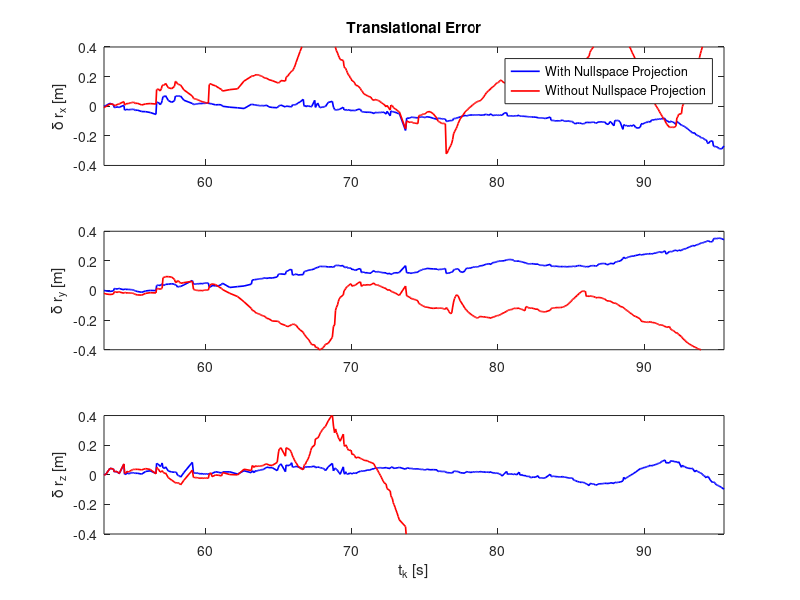
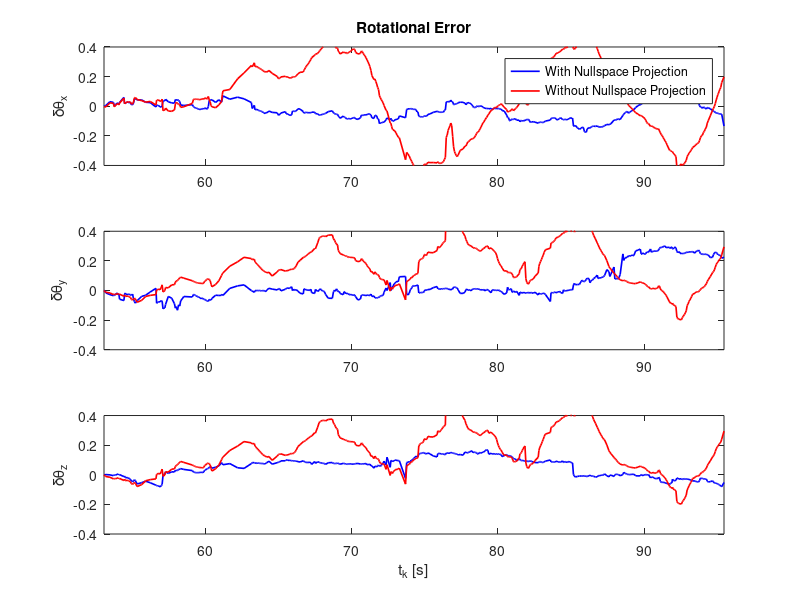

MATLAB code to generate these figures, in order:
clear all; close all; clc;
load('msckf_NST_on.mat');
load('msckf_NST_off.mat');

msckf_trans_err = p_C_G_err;
msckf_rot_err = theta_CG_err;
swf_trans_err = p_C_G_err_NSToff;
swf_rot_err = theta_CG_err_NSToff;

transLim = 0.4;
rotLim = 0.4;

figure
subplot(3,1,1)
plot(tPlot, msckf_trans_err(1,:), '-b', 'LineWidth', 1.2)
hold on
plot(tPlot, swf_trans_err(1,:), '-r', 'LineWidth', 1.2)
xlim([tPlot(1) tPlot(end)]);
ylim([-transLim transLim])
legend('With Nullspace Projection', 'Without Nullspace Projection');
title(sprintf('Translational Error'))
ylabel('\delta r_x [m]')


subplot(3,1,2)
plot(tPlot, msckf_trans_err(2,:), '-b', 'LineWidth', 1.2)
hold on
plot(tPlot, swf_trans_err(2,:), '-r', 'LineWidth', 1.2)
xlim([tPlot(1) tPlot(end)]);
ylim([-transLim transLim])
ylabel('\delta r_y [m]')

subplot(3,1,3)
plot(tPlot, msckf_trans_err(3,:), '-b', 'LineWidth', 1.2)
hold on
plot(tPlot, swf_trans_err(3,:), '-r', 'LineWidth', 1.2)
xlim([tPlot(1) tPlot(end)]);
ylim([-transLim transLim])
ylabel('\delta r_z [m]')
xlabel('t_k [s]')
%set(gca,'FontSize',12)
%set(findall(gcf,'type','text'),'FontSize',12)

figure
subplot(3,1,1)
plot(tPlot, msckf_rot_err(1,:), '-b', 'LineWidth', 1.2)
hold on
plot(tPlot, swf_rot_err(1,:), '-r', 'LineWidth', 1.2)
xlim([tPlot(1) tPlot(end)]);
ylim([-rotLim rotLim])
title(sprintf('Rotational Error'))
ylabel('\delta\theta_x')
legend('With Nullspace Projection', 'Without Nullspace Projection');


 
subplot(3,1,2)
plot(tPlot, msckf_rot_err(2,:), '-b', 'LineWidth', 1.2)
hold on
plot(tPlot, swf_rot_err(3,:), '-r', 'LineWidth', 1.2)
xlim([tPlot(1) tPlot(end)]);
ylim([-rotLim rotLim])
ylabel('\delta\theta_y')

subplot(3,1,3)
plot(tPlot, msckf_rot_err(3,:), '-b', 'LineWidth', 1.2)
hold on
plot(tPlot, swf_rot_err(3,:), '-r', 'LineWidth', 1.2)
xlim([tPlot(1) tPlot(end)]);
ylim([-rotLim rotLim])
ylabel('\delta\theta_z')
xlabel('t_k [s]')